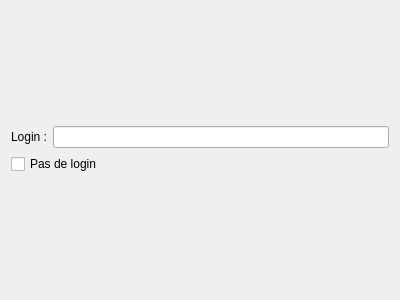
<?xml version="1.0" encoding="UTF-8"?>
<ui version="4.0">
 <class>WizardPageLogin</class>
 <widget class="QWizardPage" name="WizardPageLogin">
  <property name="geometry">
   <rect>
    <x>0</x>
    <y>0</y>
    <width>400</width>
    <height>300</height>
   </rect>
  </property>
  <property name="windowTitle">
   <string>WizardPage</string>
  </property>
  <layout class="QHBoxLayout" name="horizontalLayout">
   <item>
    <layout class="QVBoxLayout" name="verticalLayout">
     <item>
      <spacer name="verticalSpacer_2">
       <property name="orientation">
        <enum>Qt::Vertical</enum>
       </property>
       <property name="sizeHint" stdset="0">
        <size>
         <width>20</width>
         <height>40</height>
        </size>
       </property>
      </spacer>
     </item>
     <item>
      <layout class="QHBoxLayout" name="horizontalLayout_2">
       <item>
        <widget class="QLabel" name="loginLabel">
         <property name="text">
          <string>Login :</string>
         </property>
        </widget>
       </item>
       <item>
        <widget class="QLineEdit" name="loginLineEdit">
         <property name="maxLength">
          <number>8</number>
         </property>
        </widget>
       </item>
      </layout>
     </item>
     <item>
      <widget class="QCheckBox" name="checkBox">
       <property name="text">
        <string>Pas de login</string>
       </property>
      </widget>
     </item>
     <item>
      <spacer name="verticalSpacer">
       <property name="orientation">
        <enum>Qt::Vertical</enum>
       </property>
       <property name="sizeHint" stdset="0">
        <size>
         <width>20</width>
         <height>40</height>
        </size>
       </property>
      </spacer>
     </item>
    </layout>
   </item>
  </layout>
 </widget>
 <resources/>
 <connections>
  <connection>
   <sender>checkBox</sender>
   <signal>toggled(bool)</signal>
   <receiver>loginLineEdit</receiver>
   <slot>setDisabled(bool)</slot>
   <hints>
    <hint type="sourcelabel">
     <x>199</x>
     <y>167</y>
    </hint>
    <hint type="destinationlabel">
     <x>224</x>
     <y>136</y>
    </hint>
   </hints>
  </connection>
 </connections>
</ui>
